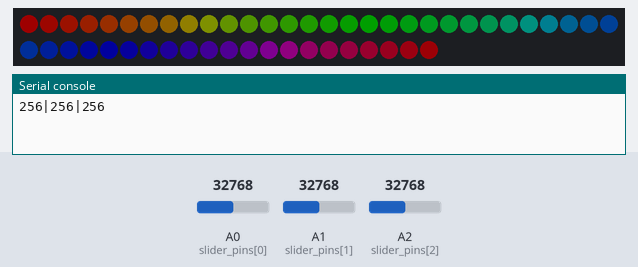
Simulated run of this program. Board: CircuitPython board. Shown: 51 RGB LEDs in strip order, left to right, continuing on the next row, the last lines printed to the serial console. The inputs (shaded band) are chosen by the test bench; at power-on: A0 (slider_pins[0]) = 32768, A1 (slider_pins[1]) = 32768, A2 (slider_pins[2]) = 32768 (analog values on the 0–65535 scale). Dim RGB values are drawn brighter than linear; USB keyboard and mouse output is not drawn.

Above: at 1.05 s.
At 2.52 s:
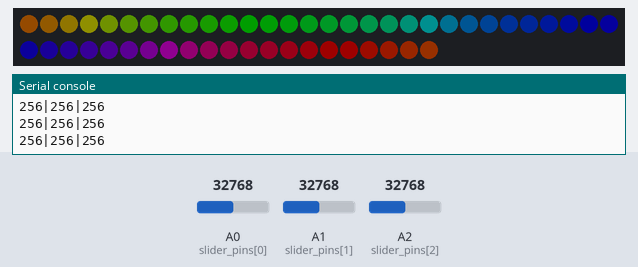
At 4.1 s:
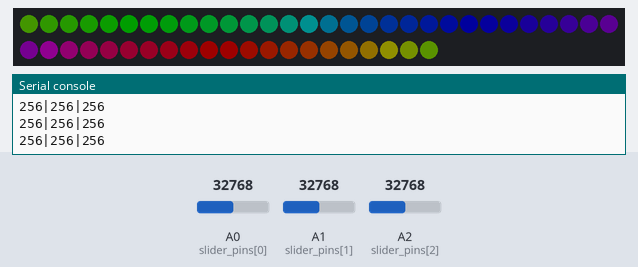
At 7.25 s:
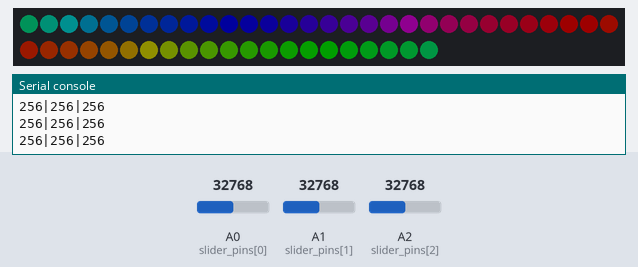
At 10.4 s:
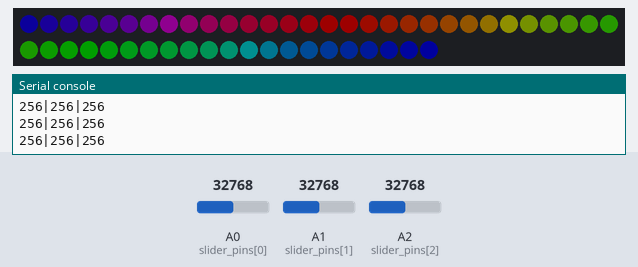
At 13.55 s:
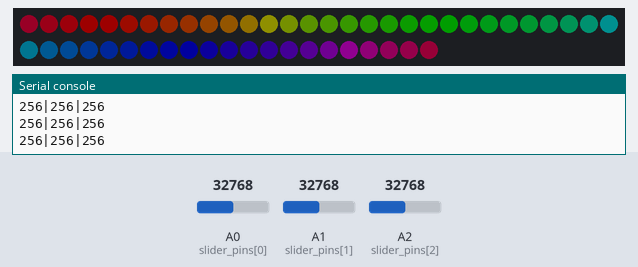

Measured:
- by itself, everything shown: repeats every 13.4 s, in 128 steps

The program:

code.py
```python
"""

    Macro_Keypad_2.0 Firmware

    Created by Michael Stickels

    Last Updated: *Unreleased*

    GPL-3.0 License


"""

import config
import adafruit_matrixkeypad
import supervisor
import board
import time
import usb_hid
import neopixel
from analogio import AnalogIn
from digitalio import DigitalInOut
from adafruit_hid.keyboard import Keyboard
from adafruit_hid.consumer_control import ConsumerControl
from adafruit_hid.keycode import Keycode
from adafruit_hid.consumer_control_code import ConsumerControlCode
from rainbowio import colorwheel


# Pin assignments (preset for Xiao RP2040)
KEY_COL_1 = board.D10
KEY_COL_2 = board.D9
KEY_COL_3 = board.D8
KEY_ROW_1 = board.D5
KEY_ROW_2 = board.D4
KEY_ROW_3 = board.D3
SLIDER_1 = board.A0
SLIDER_2 = board.A1
SLIDER_3 = board.A2
RGB_DATA = board.D6
BUTTON = board.D7

# Initializations ------------------------------------------------------------

# Setup and initialize 3x3 matrix keypad
cols = [DigitalInOut(x) for x in (KEY_COL_1, KEY_COL_2, KEY_COL_3)]
rows = [DigitalInOut(x) for x in (KEY_ROW_1, KEY_ROW_2, KEY_ROW_3)]
keys = ((1, 2, 3), (4, 5, 6), (7, 8, 9))
keypad = adafruit_matrixkeypad.Matrix_Keypad(rows, cols, keys)
last_pressed = []

# Initialize HID keyboard input
time.sleep(1)  # Sleep for a moment to avoid a race condition on some systems (according to Adafruit)
kbd = Keyboard(usb_hid.devices)
cc = ConsumerControl(usb_hid.devices)

# Initialize Deej sliders
slider_pins = [AnalogIn(SLIDER_1), AnalogIn(SLIDER_2), AnalogIn(SLIDER_3)]

# Initialize RGB
pixel_pin = RGB_DATA
num_pixels = 51
RGB_brightness = config.RGB_brightness
RGB_mode = config.RGB_mode
RGB_color = config.RGB_color
off = (0,0,0)
RGB_tick = 0
pixels = neopixel.NeoPixel(pixel_pin, num_pixels, brightness = RGB_brightness, auto_write = False)


# Helper Functions  ----------------------------------------------------------

# Keyboard input helper
def send_keys(x):
    if x == 1:
        for key in config.MACRO_1:
            kbd.press(key)
        kbd.release_all()
    elif x == 2:
        for key in config.MACRO_2:
            cc.press(key)
        kbd.release_all()
    elif x == 3:
        for key in config.MACRO_3:
            kbd.press(key)
        kbd.release_all()
    elif x == 4:
        for key in config.MACRO_4:
            kbd.press(key)
        kbd.release_all()
    elif x == 5:
        for key in config.MACRO_5:
            kbd.press(key)
        kbd.release_all()
    elif x == 6:
        for key in config.MACRO_6:
            kbd.press(key)
        kbd.release_all()
    elif x == 7:
        for key in config.MACRO_7:
            kbd.press(key)
        kbd.release_all()
    elif x == 8:
        for key in config.MACRO_8:
            kbd.press(key)
        kbd.release_all()
    elif x == 9:
        for key in config.MACRO_9:
            kbd.press(key)
        kbd.release_all()


# Deej Helper
# Adjusts response of linear potentiometers for finer low volume control
def get_voltage(pin):
    return round((1023 / 1023 ** 2) * pow(pin.value * 1023 / 65535 - 1023, 2))


# Rainbow RGB Helper
def rainbow_update(j):
    for i in range(num_pixels):
        rc_index = (i * 256 // num_pixels) + j
        pixels[i] = colorwheel(rc_index & 255)
    pixels.show()


# Running loop ------------------------------------------------------------
while True:

    # Do functions only if USB connection is active
    if supervisor.runtime.usb_connected:    # checks USB connection

        # Keypad handler
        keys = keypad.pressed_keys
        if keys:                                # If any keys are pressed
            temp = []
            for element in keys:
                if element not in last_pressed:
                    temp.append(element)        # and any of those keys are newly pressed
            if len(temp) > 0:
                send_keys(temp[0])              # send input to computer.
        last_pressed = keys                     # Stops keys from repeating while held down.

        # Deej handler
        print_string = ""
        for pin in slider_pins:                     # read value of each slider
            print_string += str(get_voltage(pin))
            if pin != slider_pins[-1]:              # put into Deej format
                print_string += "|"
        print(print_string)                         # send to computer over serial

        # RGB update
        if RGB_mode == 'rainbow':
            if RGB_tick >= 256: RGB_tick = 0
            rainbow_update(RGB_tick)
            RGB_tick += 2
        else:
            pixels.fill(RGB_color)
            pixels.show()

    # If USB is not connected, turn off LEDs and don't bother sending data
    else:
        pixels.fill(off)
        pixels.show()
        time.sleep(5)


    # Slow the program down a smidge. There are better ways to do this, but this works for now
    time.sleep(0.1)
```

config.py
```python
"""

  Macro_Keypad_2.0 Configuration

  Created by Michael Stickels

  Last Updated: *Unreleased*

  GPL-3.0 License


Keyswitch Layout:

    +-------------+ +-------------+ +-------------+
    |             | |             | |             |
    |      1      | |      2      | |      3      |
    |             | |             | |             |
    +-------------+ +-------------+ +-------------+
    +-------------+ +-------------+ +-------------+
    |             | |             | |             |
    |      4      | |      5      | |      6      |
    |             | |             | |             |
    +-------------+ +-------------+ +-------------+
    +-------------+ +-------------+ +-------------+
    |             | |             | |             |
    |      7      | |      8      | |      9      |
    |             | |             | |             |
    +-------------+ +-------------+ +-------------+

"""
from adafruit_hid.keycode import Keycode
from adafruit_hid.consumer_control_code import ConsumerControlCode

# Macros
# Set your macros here. All keys simultaneously (rather than one at a time)
# Separate each key with a comma
# Key reference can be found at https://docs.circuitpython.org/projects/hid/en/latest/api.html
# Keycode.GUI is the Windows key
# MACRO_1 = [Keycode.CONTROL, Keycode.ALT, Keycode.K]
MACRO_1 = [Keycode.ALT, Keycode.Z]                                  # Open Radeon sidebar
# MACRO_2 = [Keycode.CONTROL, Keycode.SHIFT, Keycode.O]               # Toggle FPS overlay
MACRO_2 = [ConsumerControlCode.PLAY_PAUSE]
MACRO_3 = [Keycode.GUI, Keycode.CONTROL, Keycode.V]                 # Open speaker select
MACRO_4 = [Keycode.CONTROL, Keycode.SHIFT, Keycode.E]               # Toggle recording
MACRO_5 = [Keycode.CONTROL, Keycode.SHIFT, Keycode.S]               # Save instant replay
MACRO_6 = [Keycode.CONTROL, Keycode.SHIFT, Keycode.J]               # Save GIF replay
MACRO_7 = [Keycode.F16]                                             # Mute
MACRO_8 = [Keycode.CONTROL, Keycode.ALT, Keycode.I]                 # Save screenshot to disk
MACRO_9 = [Keycode.CONTROL, Keycode.ALT, Keycode.PRINT_SCREEN]      # Screenshot to clipboard

# RGB
RGB_mode = 'rainbow'  # 'rainbow' or 'solid'
RGB_color = (255,0,0) # RGB value for solid color
RGB_brightness = 0.12  # Between 0.0 and 1.0
```
